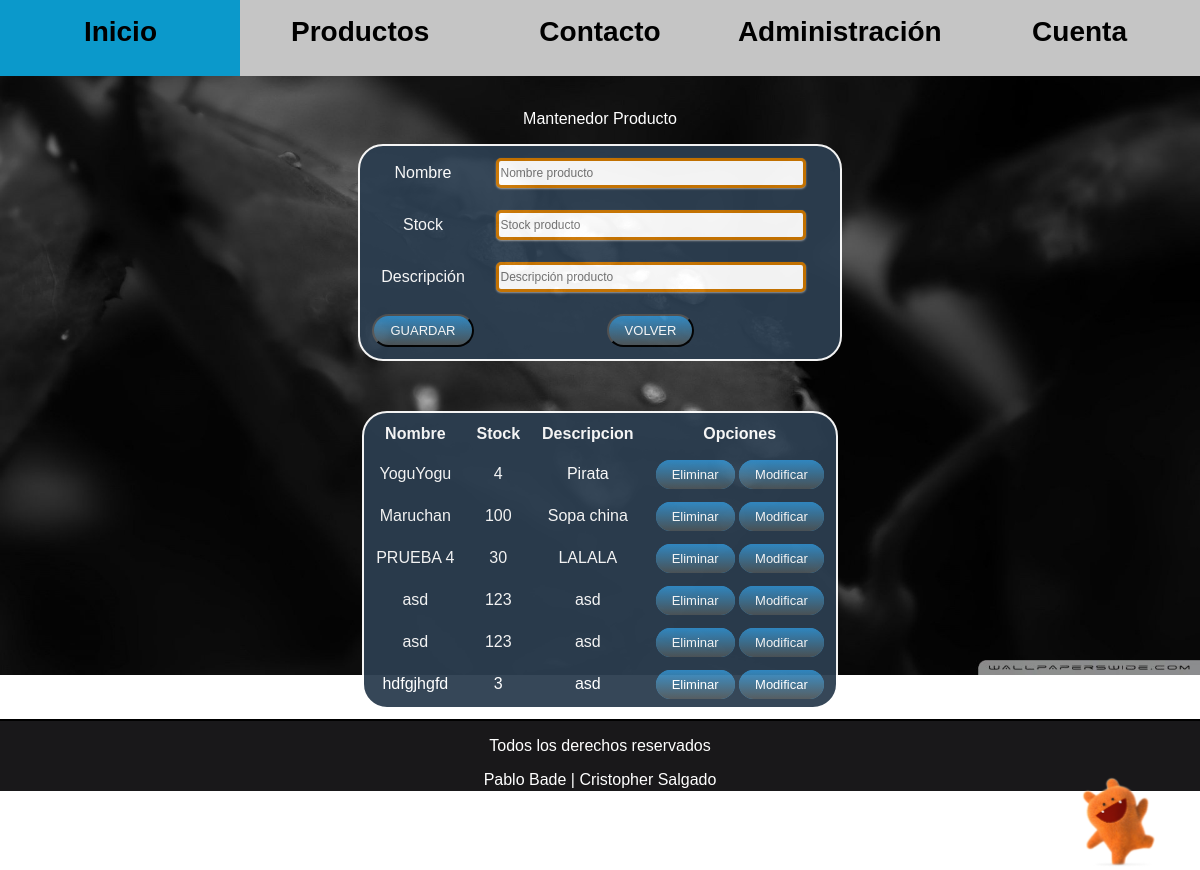
The app's page /index.php?op=8 with its own data.
### tables this page shows
CREATE TABLE IF NOT EXISTS `producto` (
  `id` int(11) NOT NULL AUTO_INCREMENT,
  `nombre` varchar(50) NOT NULL,
  `stock` int(11) NOT NULL,
  `descripcion` varchar(255) NOT NULL,
  `activo` tinyint(1) NOT NULL,
  PRIMARY KEY (`id`)
);

### libDao/ProductoDao.class.php (called while the page is built, shortened)
<?php
class ProductoDao {
    public function sqlSelectAll() {
        $conexion = new Conexion();
        $tabla = 'producto';
        $consulta = $conexion->prepare('SELECT * FROM '.$tabla.' WHERE activo = 1 ORDER BY id DESC');
        $consulta->execute();
        $arr =  $consulta->fetchAll();
        return $arr;
    }
}
?>

### libView/MantenedorProductoView.class.php (the view, shortened to what this page needs)
<?php
require_once dirname(__FILE__).('/../libDao/ProductoDao.class.php');
class MantenedorProducto{
    private $productoDao;
    public function __construct()
    {
        $this->productoDao = new ProductoDao();
    }
    function cargarTablaProducto(){
        $arr = $this->productoDao->sqlSelectAll();
        $fila = "";
        foreach ($arr as $elem) {
            $id = $elem['id'];
            $nom = $elem['nombre'];
            $stock = $elem['stock'];
            $desc = $elem['descripcion'];
            $paramId = $id;
            $paramNom = "'".$nom."'";
            $paramStock = $stock;
            $paramDesc = "'".$desc."'";
            $fila .=
                    '<tr>
                        <td>'.$nom.'</td>
                        <td>'.$stock.'</td>
                        <td>'.$desc.'</td>
                        <td><a href="index.php?op=8&do=D&id='.$id.'" class="btn btn-primary">Eliminar<a/>
                            <a href="#" onclick="modificarProducto('.$paramId.','.$paramNom.','.$paramStock.','.$paramDesc.')" class="btn">Modificar<a/></td>
                    <tr>';
        }
        return $fila;
    }
    function tablaProducto($fila){
        $html=<<<HTML
        <div class="distanciaTop">
            <table cellpadding="10" class="contenedorFormulario" align="center">
                <thead>
                    <tr>
                        <th>Nombre</th>
                        <th>Stock</th>
                        <th>Descripcion</th>
                        <th>Opciones</th>
                    </tr>
                </thead>
                <tbody>
                    $fila
                </tbody>
            </table>
        </div>
HTML;
        return $html;
    }
	public function getHtml(){
        $tabla = $this->tablaProducto($this->cargarTablaProducto());
		$html=<<<HTML
<div class="distanciaTop">
	<p>Mantenedor Producto</p>
    <form action="index.php?op=8" id="mant_producto" method="POST">
        <table cellpadding="10" class="contenedorFormulario" style="margin: 0 auto">
            <tr>
                <input type="hidden" id="id" name="id" value=""/>
                <td>Nombre</td><td><input class="textBox" type="text" placeholder="Nombre producto" id="txt_nombre" name="txt_nombre" required/></td>
            </tr>
            <tr>
                <td>Stock</td><td><input class="textBox" type="number" placeholder="Stock producto" id="txt_stock" name="txt_stock" required/></td>
            </tr>
            <tr>
                <td>Descripción</td><td><input class="textBox" type="text" placeholder="Descripción producto" id="txt_descripcion" name="txt_descripcion" required/></td>
            </tr>
            <tr>
                <td><input type="submit" id="btnGuardar" name="action" class="btn" value="GUARDAR"/></td><td><input type="reset" class="btn" id="btnVolver" onclick="devolverBotones()" value="VOLVER"/></td><td><input type="submit" id="btnModificar" class="btn" name="action" value="MODIFICAR"/></td>
            </tr>
        </table>
    </form>
    $tabla
</div>
HTML;
		return $html;
	}
}
?>

### libView/Header.class.php (shortened to what this page needs)
<?php
class Header{
	public function getHtml(){
		$html=<<<HTML
<body class="fondo">
<div id="contenedor" class="contenidoprincipal">
    <div class="monito"><a href="#"><img src="/webFade/img/monito.png" /></a></div>
	<div>
        <nav>
            <ul>
                <li><a href="index.php"><strong>Inicio</strong></a></li>
                <li><a href="producto.php"><strong>Productos</strong></a></li>
                <li><a href="index.php?op=6"><strong>Contacto</strong></a></li>
                <li><strong class="letrasNegras">Administración</strong>
                	<ul>
                        <li><a href="index.php?op=8"><strong>Producto</strong></a></li>
                    	<li><a href="index.php?op=7"><strong>Listado Mensajes</strong></a></li>
            		</ul>
                </li>
                <li><strong class="letrasNegras">Cuenta</strong>
            		<ul>
                    	<li><a href="index.php?op=2"><strong>Registro</strong></a></li>
                    	<li><a href="index.php?op=3"><strong>Ingreso</strong></a></li>
            		</ul>
            	</li>
            </ul>
        </nav>
    </div>
	<!--<script>
		$(document).ready(function(e) {
			var contador = 0;
            $(".navegador > ul > li").each(function(index, element) {
                contador ++;
            });
			if(contador == 5) {
				$(".navegador > ul > li").addClass("clase20");
			}
			else if(contador == 4) {
				$(".navegador > ul > li").addClass("clase25");
			}
        });
	</script>-->
HTML;
	return $html;
	}
}
 ?>

### libView/Footer.class.php
<?php
class Footer{
	public function getHtml(){
		$html=<<<HTML
<div class="fondoCont footer">
	<table border="0">
	<p>Todos los derechos reservados</p>
	<p>Pablo Bade | Cristopher Salgado</p>
</div>
</body>
HTML;
	return $html;
	}
}
 ?>

### index.php (shortened to what this page needs)
<?php
require_once 'libDao/ProductoDao.class.php';
require_once('libView/Header.class.php');
require_once('libView/Footer.class.php');
require_once('libView/MantenedorProductoView.class.php');
$mostrarSesion = "";
$header = new Header();
$footer = new Footer();
$mantenedor_producto = new MantenedorProducto();
$contenido = null;
$op = isset($_REQUEST['op']) ? $op = $_REQUEST['op'] : $op = null;
switch ($op) {
	case MANTENEDOR_PRODUCTO:
		$do = isset($_POST['action']) ? $_POST['action'] : $do = null;
		if (!isset($do)) {
			$do = isset($_REQUEST['do']) ? $do = $_REQUEST['do'] : $do = null;
		}
		switch ($do) {
			default:
				print_r("");
				break;
		}
		$contenido = $mantenedor_producto->getHtml();
		break;
}
$head = $header->getHtml();
$foot = $footer->getHtml();
$html =<<<HTML
<!DOCTYPE html PUBLIC "-//W3C//DTD XHTML 1.0 Transitional//EN" "http://www.w3.org/TR/xhtml1/DTD/xhtml1-transitional.dtd">
<html xmlns="http://www.w3.org/1999/xhtml">
<head>
<link rel="stylesheet" type="text/css" href="css/hojaDeEstilo.css" />
<meta http-equiv="Content-Type" content="text/html; charset=utf-8" />
<title>Escalada</title>
</head>
	$head
	$mostrarSesion
	$contenido
	$foot
<script type="text/javascript" src="js/jquery-1.12.3.min.js"> </script>
<script src="http://ajax.googleapis.com/ajax/libs/jquery/2.1.1/jquery.min.js" type="text/javascript"></script>
<script language="JavaScript" type="text/javascript" src="js/jsMantenedor_producto.js"></script>
<script language="JavaScript" type="text/javascript" src="js/slider.js"></script>
</html>
HTML;
print_r($html);
?>

### css/hojaDeEstilo.css (style rules this page uses)
.footer { margin-top:10px; border-top: 2px solid #000; bottom: 0; width: 100%; height: 70px; background-color: #19181A; }
.distanciaTop { margin-top:50px; }
html, body { padding:0; margin:0; color:#FFF; text-align:center; position: relative; height: 100%; margin-bottom:70px; font-family: 'Droid Sans', sans-serif; }
.contenidoprincipal { position: relative; width:100%; height: 100%; }
.fondo { background-image:url(../img/fondoB&W.jpg); background-size:100%; background-attachment:fixed; background-repeat:no-repeat; }
.letrasNegras { color:#000; }
.textBox { width: 300px; height: 20px; border: solid 3px #CC7700; padding: 2px; border-radius: 5px; font-size: 12px; box-shadow: 0px 1px 2px 0px #9C9C9C; background-color: #FFFFFF; outline: none; color: #000000; }
.btn { background: #328dc9; background-image: -webkit-linear-gradient(top, #328dc9, #4d5559); background-image: -moz-linear-gradient(top, #328dc9, #4d5559); background-image: -ms-linear-gradient(top, #328dc9, #4d5559); background-image: -o-linear-gradient(top, #328dc9, #4d5559); background-image: linear-gradient(to bottom, #328dc9, #4d5559); -webkit-border-radius: 28; -moz-border-radius: 28; border-radius: 28px; font-family: Arial; color: #ffffff; font-size: 13px; padding: 7px 16px 7px 16px; text-decoration: none; }
.monito { position:fixed; bottom: 25px; right:30px; width: 100px !important; height: 75px; transition: .2s ease-in-out; z-index:1 ; }
.monito img { width: 100%; }
nav { font-size:28px; width:100%; height:60px; }
nav ul { height:100%; list-style: none; padding: 0; transition: .3s ease-in; margin: 0; z-index:2; width:100%; }
nav ul a { color:black; text-decoration:none; }
nav > ul > li { padding-top:20px; height:100%; color: white; display: inline-block; background: #C5C5C5; position: relative; margin: -4px; width:20%; }
a { color:#e67e22; text-decoration:none; }
.contenedorFormulario { background-color:#2c3e50; opacity: 0.95; border-color: #ecf0f1; border: 2px solid; border-radius: 25px; }

### records on screen
producto: nombre "YoguYogu", stock "4", descripcion "Pirata"
producto: nombre "Maruchan", stock "100", descripcion "Sopa china"
producto: nombre "PRUEBA 4", stock "30", descripcion "LALALA"
producto: nombre "asd", stock "123", descripcion "asd"
producto: nombre "asd", stock "123", descripcion "asd"
producto: nombre "hdfgjhgfd", stock "3", descripcion "asd"
